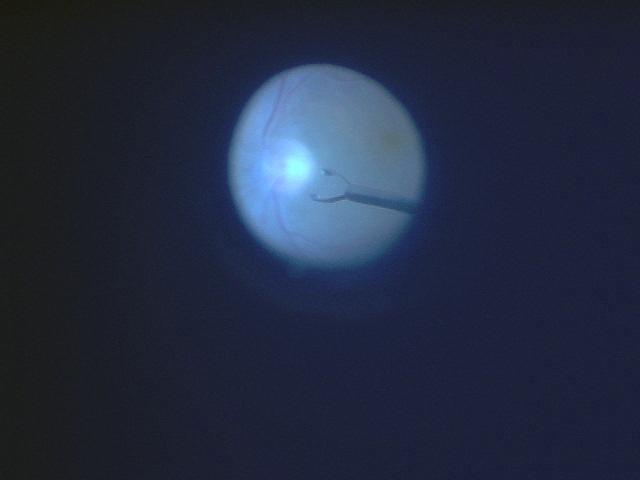
#> input picture project_data/a/000224.png, 640 x 480 px; its folder holds 4 pictures in this run; the run also reads 1 picture not shown here
$ python colorhist_v6.py
#> lines starting #> are read from the running program, lines starting #| are printed output that depends on the picture
#!/usr/bin/env python3

import os
import numpy as np
import matplotlib.pyplot as plt
from glob import glob
from skimage.feature import match_template


def imgsimplify(img, c, window):
    """
    Returns the part of the image that might be of interest
    Parameters
    ----------
    img : array_like
        Image that we want to cut or simplify
    c : tuple
        Center of the new image
    window : integer
        Size of the desired final image. It must be an odd number.
    Returns
    -------
    simple_img : array_like
        Image of size window x window that results from cutting the initial img.
    """
    c_x = c[0]
    c_y = c[1]
    window_half = (window - 1) // 2
    simple_img = img[c_y-window_half:c_y+window_half+1, c_x-window_half:c_x+window_half+1,:]
    return simple_img

if __name__== '__main__':
    #_______________________________________________________________
    # Activate to work only with set A
    files_names = glob("./project_data/a/*.png")
    c_in = 348, 191
    output = open('output_a.txt', 'w')
    training_pictures = glob("./project_data/a_train/ncc/*.png")
    c_train = [(308, 183), (433, 116)]
    # [8 lines of commented-out code are left out]

    files_names.sort()
    training_pictures.sort()

    # Parameters
    window_in = 35
    window_next = window_in * 2 + 1
    threshold = 2.5

    # Initial conditions
    img = plt.imread(files_names[0])
#> img is the input picture: shape (480, 640, 3) float32; mean R, G, B 0.137, 0.17, 0.254
    simple_img = imgsimplify(img, c_in, window_in)

    # Training information
    train_info = np.zeros((len(training_pictures)+1, window_in, window_in, 3))
    for j in range(len(training_pictures)):
        img_train = plt.imread(training_pictures[j])
        train_info[j,:,:,:] = imgsimplify(img_train, c_train[j], window_in)

    # Open a .txt file where the coordinates of the points will be writen
    output.write("  image_name\t    x-location\t    y-location\n")
    output.write("{}\t\t{}\t\t{}\n".format(files_names[0], c_in[0], c_in[1]))
    output.flush()

    # Find the desired pixel in all frames
    for i in range(1,len(files_names)):
        # Take next image of the list for comparison and its "interesting" regions
        img_next = plt.imread(files_names[i])
        simple_imgnext = imgsimplify(img_next, c_in, window_next)
#> call 2 of imgsimplify, with c = (348, 191), window = 71
#> in imgsimplify (call 2), `simple_img = img[c_y-window_half:c_y+window_half+1, c_x-window_half:c_..`:
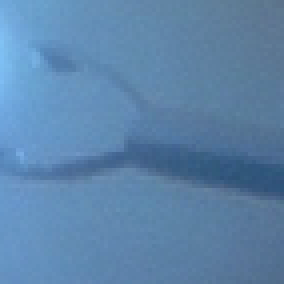
#> simple_img: shape (71, 71, 3) float32 (shown 4 times larger); mean R, G, B 0.365, 0.518, 0.669

        # Compute NCC and take the pixel with the highest value
        NCC_vals = match_template(simple_imgnext, simple_img, pad_input=True, mode="edge")
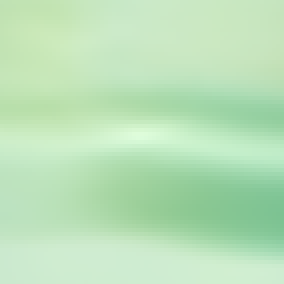
#> NCC_vals: shape (71, 71, 3) float32 (shown 4 times larger); mean R, G, B 0.734, 0.888, 0.729
        NCC_onedim = np.sum(NCC_vals, axis=2)
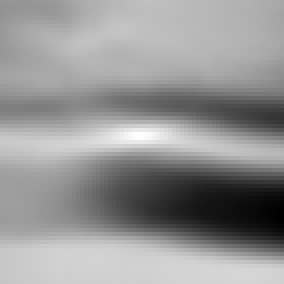
#> NCC_onedim: shape (71, 71) float32 (shown 4 times larger); min 1.83, max 2.72, mean 2.35; drawn with min black and max white
        NCC_max = np.max(NCC_onedim)
#> NCC_max = 2.72

        # Compute NCC (same as before) with a more relaxed template (a bigger one)
        template_amplified = imgsimplify(img, c_in, window_in + 10)
#> call 3 of imgsimplify, with c = (348, 191), window = 45
#> in imgsimplify (call 3), `simple_img = img[c_y-window_half:c_y+window_half+1, c_x-window_half:c_..`:
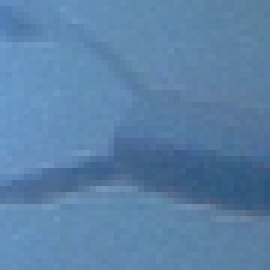
#> simple_img: shape (45, 45, 3) float32 (shown 6 times larger); mean R, G, B 0.356, 0.508, 0.658
        NCC_vals_ampl = match_template(simple_imgnext, template_amplified, pad_input=True, mode="edge")
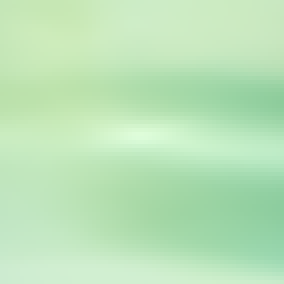
#> NCC_vals_ampl: shape (71, 71, 3) float32 (shown 4 times larger); mean R, G, B 0.736, 0.896, 0.726
        NCC_onedim_ampl = np.sum(NCC_vals_ampl, axis=2)
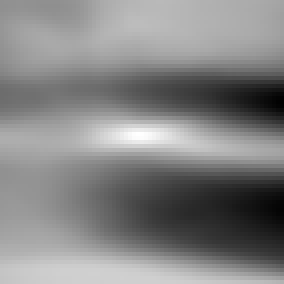
#> NCC_onedim_ampl: shape (71, 71) float32 (shown 4 times larger); min 1.97, max 2.72, mean 2.36; drawn with min black and max white
        NCC_max_ampl = np.max(NCC_onedim_ampl)
#> NCC_max_ampl = 2.72

        # Check which template is better (the one with higher NCC)
        if NCC_max_ampl > NCC_max:
            NCC_onedim = NCC_onedim_ampl
            NCC_max = NCC_max_ampl

        # Check if NCC_max is still lower than the threshold.
        # If so, use the training images
        if NCC_max < threshold:
            NCC_max = 0
            for training in train_info:
                NCC_training = match_template(simple_imgnext, training, pad_input=True, mode="edge")
                NCC_training_onedim = np.sum(NCC_training, axis=2)
                NCC_train_max = np.max(NCC_training_onedim)
                if  NCC_train_max > NCC_max:
                    NCC_max = NCC_train_max
                    NCC_onedim = NCC_training_onedim

        poss_pix_NCC = np.argmax(NCC_onedim)
#> poss_pix_NCC = 2377
        poss_pix_NCC = np.unravel_index(poss_pix_NCC, NCC_onedim.shape)
#> poss_pix_NCC = (33, 34)
        h_fin, w_fin = poss_pix_NCC[0], poss_pix_NCC[1]
#> h_fin = 33; w_fin = 34

        # Update initial conditions
        img = img_next
        c_in = (c_in[0] - (window_next - 1)//2 + w_fin, c_in[1] - (window_next - 1)//2 + h_fin)
#> c_in = (347, 189)
        simple_img = imgsimplify(img_next, c_in, window_in)

        # Save new coordinates in the .txt file
        output.write("{}\t\t{}\t\t{}\n".format(files_names[i], c_in[0], c_in[1]))
        output.flush()

        #Visual check of the obtained results
        plt.ion()
        plt.clf()
        plt.imshow(img)
        plt.scatter(*c_in, c="r", marker="o")
        plt.show()
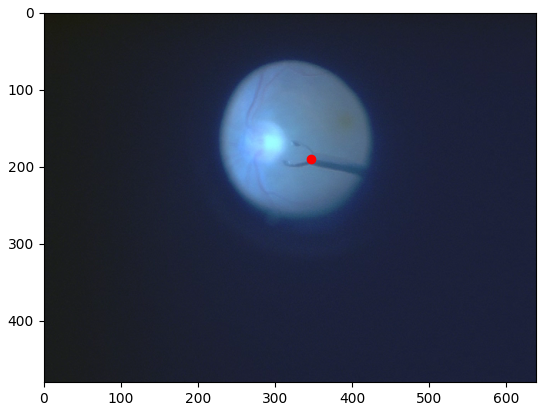
#> figure drawn by matplotlib, 1 panel
        plt.pause(0.2)
#> pass 2 of the loop `for i in range(1,len(files_names)):`:
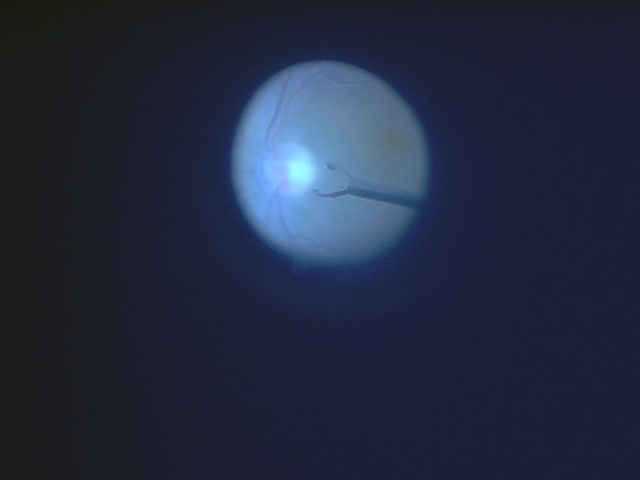
#> input picture project_data/a/000226.png, 640 x 480 px
#> img_next is the input picture: shape (480, 640, 3) float32; mean R, G, B 0.137, 0.169, 0.253
#> simple_img: shape (71, 71, 3) float32
#> NCC_max = 2.71
#> simple_img: shape (45, 45, 3) float32
#> `NCC_onedim_ampl = np.sum(NCC_vals_ampl, axis=2)`:
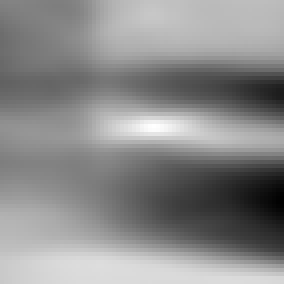
#> NCC_onedim_ampl: shape (71, 71) float32 (shown 4 times larger); min 1.96, max 2.71, mean 2.37; drawn with min black and max white
#> `poss_pix_NCC = np.argmax(NCC_onedim)`: poss_pix_NCC = 2239
#> `poss_pix_NCC = np.unravel_index(poss_pix_NCC, NCC_onedim.shape)`: poss_pix_NCC = (31, 38)
#> h_fin = 31; w_fin = 38
#> c_in = (350, 185)
#> simple_img: shape (35, 35, 3) float32
#> `plt.show()`:
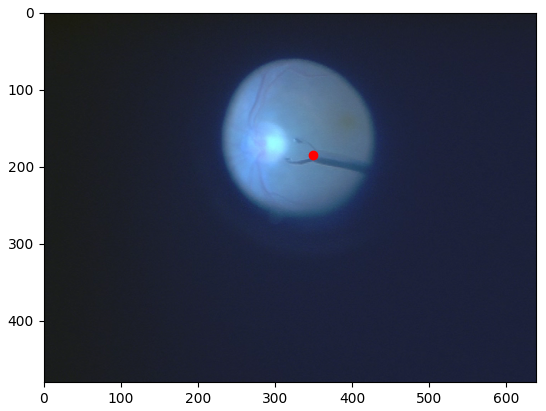
#> figure drawn by matplotlib, 1 panel
#> pass 3 of the loop `for i in range(1,len(files_names)):`:
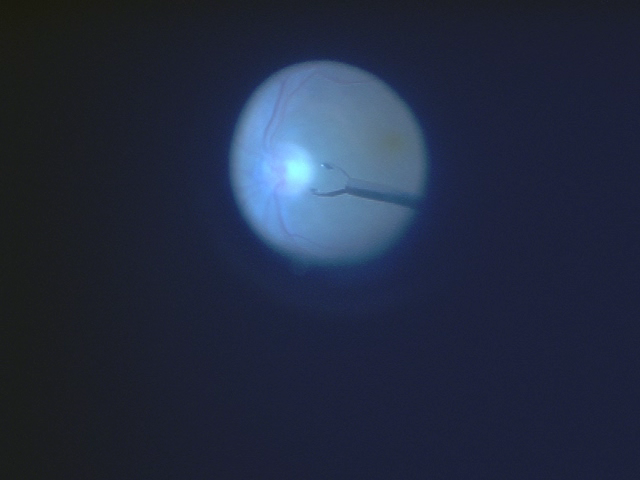
#> input picture project_data/a/000227.png, 640 x 480 px
#> img_next is the input picture: shape (480, 640, 3) float32; mean R, G, B 0.136, 0.169, 0.251
#> simple_img: shape (71, 71, 3) float32
#> simple_img: shape (45, 45, 3) float32
#> `NCC_onedim_ampl = np.sum(NCC_vals_ampl, axis=2)`:
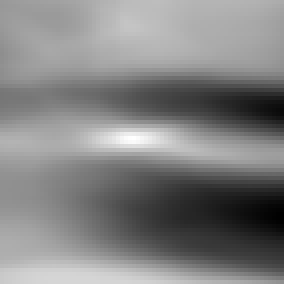
#> NCC_onedim_ampl: shape (71, 71) float32 (shown 4 times larger); min 2.01, max 2.71, mean 2.37; drawn with min black and max white
#> `poss_pix_NCC = np.argmax(NCC_onedim)`: poss_pix_NCC = 2447
#> `poss_pix_NCC = np.unravel_index(poss_pix_NCC, NCC_onedim.shape)`: poss_pix_NCC = (34, 33)
#> h_fin = 34; w_fin = 33
#> c_in = (348, 184)
#> simple_img: shape (35, 35, 3) float32
#> `plt.show()`:
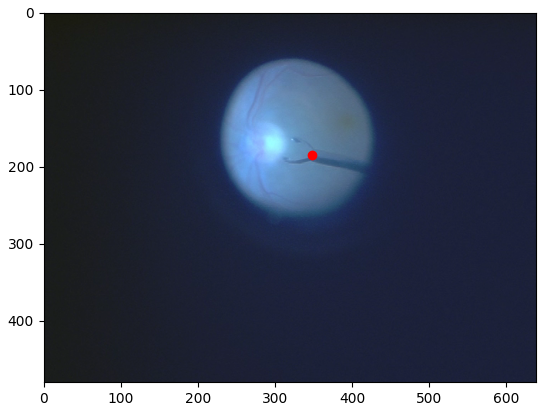
#> figure drawn by matplotlib, 1 panel

    output.close()
